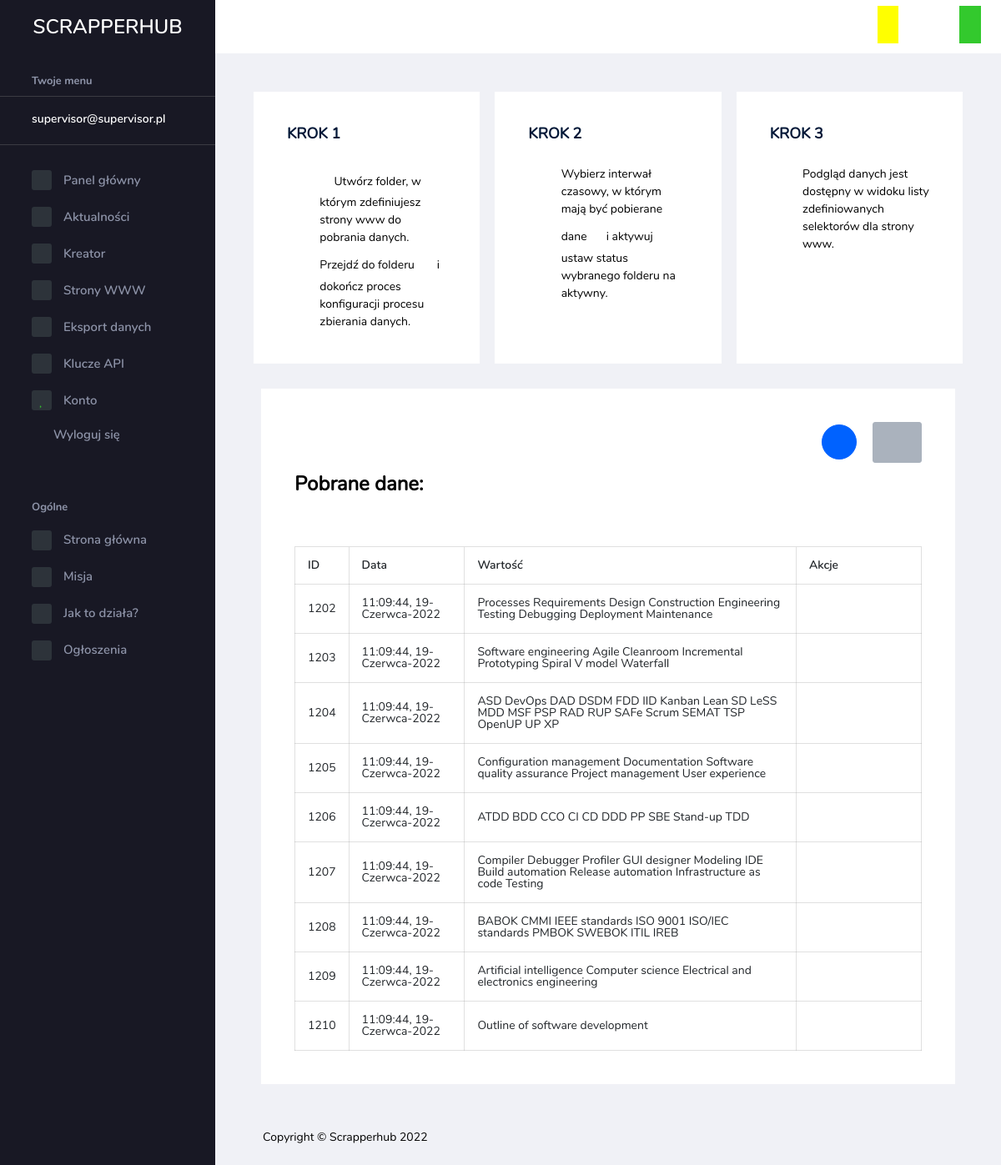
/collected_data/10/ (signed in), run on the app's committed database.
### scrapper/models/user.py (models this page shows)
class User(AbstractUser, GrapheneMixin):
    class Meta:
        app_label = APP_LABEL
        ordering = ("pk",)
    username = models.CharField(max_length=150)
    email = models.EmailField(_("email address"), unique=True, blank=True)
    is_active = models.BooleanField(default=False)
    verification_pin = models.CharField(max_length=6)
    timezone = models.ForeignKey(
        to=Timezone, on_delete=models.SET_DEFAULT, default=3, null=False
    )
    USERNAME_FIELD = "email"
    REQUIRED_FIELDS = ["username"]
    def __str__(self) -> str:
        return f"{self.__class__.__name__}(id={self.id}, name={self.email})"
    __repr__ = __str__

### scrapper/models/collected_data.py (models this page shows)
class CollectedData(BaseModel):
    class Meta:
        app_label = APP_LABEL
        ordering = ("pk",)
    value = models.TextField()
    selector = models.ForeignKey(to=Selector, on_delete=models.CASCADE, null=True)
    def __str__(self) -> str:
        return f"{self.__class__.__name__}(id={self.id}, value={self.value})"
    __repr__ = __str__

### scrapper/views/collected_data/data_views.py (the view)
class CollectedDataList(LoginRequiredMixin, ListView):
    model = CollectedData
    template_name = "scrapper/collected_data/data_list.html"
    paginate_by = 10
    ordering = ["pk"]
    def get_queryset(self):
        user = User.objects.get(id=self.request.user.id)
        timezone_value = user.timezone.value
        selector_id = self.request.resolver_match.kwargs.get("pk")
        collected_data = []
        for element in CollectedData.objects.filter(selector_id=selector_id):
            element.created_date = Translator.scraping_date_to_pl(
                element.created_date + timedelta(hours=timezone_value)
            )
            collected_data.append(element)
        return collected_data
    def get_context_data(self, **kwargs):
        context = super().get_context_data(**kwargs)
        selector_id = self.request.resolver_match.kwargs.get("pk")
        selector = Selector.objects.filter(id=selector_id).first()
        context["return_id"] = selector.website.id
        context["id"] = selector.id
        return context

### scrapper/translations/language_pl.py (called while the page is built)
    @staticmethod
    def scraping_date_to_pl(value: str) -> str:
        if value is None:
            return value
        converted_date = value.strftime("%H:%M:%S, %d-%B-%Y")
        for k, v in lookup_table.items():
            if k in converted_date:
                converted_date = converted_date.replace(k, v)
        return converted_date

### templates/scrapper/collected_data/data_list.html (shortened to what this page needs)
{% extends 'base.html' %}
{% block custom_styles %}
  {% load static %}
  <link rel="stylesheet" href="{% static 'assets/css/style_responsive_table.css' %}">
  <link rel="stylesheet" href="{% static 'assets/css/style_custom_buttons.css' %}">
{% endblock %}
{% block content %}
<div class="row">
  <div class="col-md-4 grid-margin stretch-card">
    <div class="card">
      <div class="card-body">
        <h4 class="card-title">KROK 1</h4>
        <div class="media">
          <i class="mdi mdi-folder icon-md d-flex align-self-start mr-3"></i>
          <div class="media-body">
            <p class="card-text" style="color: black;">
              <i class="mdi mdi-arrow-down-drop-circle" style="font-size: 22px;"></i>Utwórz folder, w którym zdefiniujesz strony www do pobrania danych.
              Przejdź do folderu <i class="mdi mdi-settings" style="font-size: 25px; color: #0062ff;"></i> i dokończ proces konfiguracji procesu zbierania danych.
            </p>
          </div>
        </div>
      </div>
    </div>
  </div>
  <div class="col-md-4 grid-margin stretch-card">
    <div class="card">
      <div class="card-body">
        <h4 class="card-title">KROK 2</h4>
        <div class="media">
          <i class="mdi mdi-timer icon-md d-flex align-self-end mr-3"></i>
          <div class="media-body">
            <p class="card-text" style="color: black;">
              Wybierz interwał czasowy, w którym mają być pobierane dane<i class="mdi mdi-lead-pencil" style="font-size: 25px; color: #0062ff;"></i> i
              aktywuj ustaw status wybranego folderu na aktywny.
            </p>
          </div>
        </div>
      </div>
    </div>
  </div>
  <div class="col-md-4 grid-margin stretch-card">
    <div class="card">
      <div class="card-body">
        <h4 class="card-title">KROK 3</h4>
        <div class="media">
          <i class="mdi mdi-eye icon-md text-success d-flex align-self-end mr-3"></i>
          <div class="media-body">
            <p class="card-text" style="color: black;">
              Podgląd danych jest dostępny w widoku listy zdefiniowanych selektorów dla strony www.
            </p>
          </div>
        </div>
      </div>
    </div>
  </div>
</div>
<div class="col-lg-12 grid-margin stretch-card">
    <div class="card">
      <div class="card-body">
        <div style="margin-bottom: 60px;">
          <div class="dropdown pull-right">
            <a href="{% url 'selectors-list' pk=return_id %}" style="margin-left: 20px;">
              <button type="button" class="btn btn-primary btn-rounded btn-icon" style="margin-right: 15px;">
                <i class="mdi mdi-arrow-left-bold" style="font-size: 22px;"></i>
              </button>
            </a>
            <button type="button" class="btn btn-light dropdown-toggle" id="dropdownMenuIconButton3" data-toggle="dropdown" aria-haspopup="true" aria-expanded="false">
              <i class="mdi mdi-arrow-down-drop-circle" style="font-size: 22px;"></i>
            </button>
          </div>
        </div>
        <div style="margin-bottom: 60px;">
          <h2 style="color: black;">Pobrane dane:</h2>
        </div>
        <div style="overflow-x:auto;">
            <table class="table table-bordered">
                <thead>
                  <tr>
                    <th> ID </th>
                    <th> Data </th>
                    <th> Wartość </th>
                    <th> Akcje </th>
                  </tr>
                </thead>
                <tbody>
                  {% if object_list %}
                    {% for data in object_list %}
                        <tr style="margin-bottom:40px;">
                            <td data-label="ID"> {{ data.pk }} </td>
                            <td data-label="Data utw."> {{ data.created_date }} </td>
                            <td data-label="Wartość"> {{ data.value }} </td>
                            <td class="responsive-length" data-label="Akcje">
                              <a href="{% url 'collected-data-update' pk=data.pk %}">
                                <span class="icon-bg">
                                  <i class="mdi mdi-lead-pencil" style="margin-left: 10px; font-size: 25px; color: #0062ff;"></i>
                                </span>
                              </a>
                              <a href="{% url 'collected-data-delete' pk=data.pk %}">
                                <span class="icon-bg">
                                  <i class="mdi mdi-delete" style="margin-left: 10px; font-size: 25px; color: #0062ff;"></i>
                                </span>
                              </a>
                            </td>
                        </tr>
                    {% endfor %}
                  {% endif %}
                </tbody>
              </table>
        </div>
      </div>
    </div>
  </div>
{% endblock %}

### templates/base.html (shortened to what this page needs)
<!DOCTYPE html>
<html lang="en">
    <head>
        {% load static %}
        <link rel="stylesheet" href="{% static 'assets/vendors/mdi/css/materialdesignicons.min.css' %}">
        <link rel="stylesheet" href="{% static 'assets/vendors/css/vendor.bundle.base.css' %}">
        <link rel="stylesheet" href="{% static 'assets/vendors/font-awesome/css/font-awesome.min.css' %}" />
        <link rel="stylesheet" href="{% static 'assets/vendors/bootstrap-datepicker/bootstrap-datepicker.min.css' %}">
        <link rel="stylesheet" href="{% static 'assets/css/style.css' %}">
        {% block custom_styles %}{% endblock %}
    </head>
    <body>
    <div class="container-scroller">
        <nav class="navbar default-layout-navbar col-lg-12 col-12 p-0 fixed-top d-flex flex-row">
        <div class="text-center navbar-brand-wrapper d-flex align-items-center justify-content-center">
            <a class="navbar-brand brand-logo" href="/">SCRAPPERHUB</a>
        </div>
        <div class="navbar-menu-wrapper d-flex align-items-stretch">
            <button class="navbar-toggler navbar-toggler align-self-center" type="button" data-toggle="minimize">
            <span class="mdi mdi-menu"></span>
            </button>
            <ul class="black_container" id="header_icons">
                <li class="black_container" style="display: inline;">
                    <i class="mdi mdi-format-title" style="font-size: 33px; margin-left: 20px; cursor: pointer;" onclick="reset_size()"></i>
                </li>
                <li class="black_container" style="display: inline;">
                    <i class="mdi mdi-format-annotation-minus" style="font-size: 33px; margin-left: 20px; cursor: pointer;" onclick="change_size_minus()"></i>
                </li>
                <li class="black_container" style="display: inline;">
                    <i class="mdi mdi-format-annotation-plus" style="font-size: 33px; margin-left: 20px; cursor: pointer;" onclick="change_size_plus()"></i>
                </li>
                <li class="yellow_container" style="display: inline;">
                    <i class="mdi mdi-contrast-box turn_yellow" style="font-size: 33px; margin-left: 20px; cursor: pointer; background-color: yellow;" onclick="wcag_yellow()"></i>
                </li>
                <li class="black_container" style="display: inline;">
                    <i class="mdi mdi-contrast-box turn_black" style="font-size: 33px; margin-left: 20px; cursor: pointer; background-color: white; color: black;" onclick="wcag_black()"></i>
                </li>
                <li class="default_container" style="display: inline;">
                    <i class="mdi mdi-contrast-box turn_default" style="font-size: 33px; margin-left: 20px; cursor: pointer; background-color: #33c92d;" onclick="wcag_default()"></i>
                </li>
            </ul>
        </div>
        </nav>
        <div class="container-fluid page-body-wrapper">
        <nav class="sidebar sidebar-offcanvas" id="sidebar">
            <ul class="nav">
            {% if user.is_authenticated %}
                <li class="nav-item nav-category">Twoje menu</li>
                <li class="nav-item sidebar-user-actions">
                    <div class="user-details">
                      <div class="email d-flex justify-content-between align-items-center">
                        <div>
                          <div class="d-flex align-items-center">
                            <div class="sidebar-profile-text">
                              <p class="mb-1">{{user.email}}</p>
                            </div>
                          </div>
                        </div>
                      </div>
                    </div>
                </li>
                <li class="nav-item">
                    <a class="nav-link" href="{% url 'private_dashboard' %}">
                    <span class="icon-bg"><i class="mdi mdi-view-dashboard menu-icon"></i></span>
                    <span class="menu-title">Panel główny</span>
                    </a>
                </li>
                <li class="nav-item">
                    <a class="nav-link" href="{% url 'news' %}">
                    <span class="icon-bg"><i class="mdi mdi-alert-box menu-icon"></i></span>
                    <span class="menu-title">Aktualności</span>
                    </a>
                </li>
                <li class="nav-item">
                    <a class="nav-link" href="{% url 'folders' %}">
                    <span class="icon-bg"><i class="mdi mdi-folder-plus menu-icon"></i></span>
                    <span class="menu-title">Kreator </span>
                    </a>
                </li>
                <li class="nav-item">
                    <a class="nav-link" href="{% url 'websites' %}">
                    <span class="icon-bg"><i class="mdi mdi-earth menu-icon"></i></span>
                    <span class="menu-title">Strony WWW</span>
                    </a>
                </li>
                <li class="nav-item">
                    <a class="nav-link" href="{% url 'export-list' %}">
                    <span class="icon-bg"><i class="mdi mdi-export menu-icon"></i></span>
                    <span class="menu-title">Eksport danych</span>
                    </a>
                </li>
                <li class="nav-item">
                    <a class="nav-link" href="{% url 'api-key-list' %}">
                    <span class="icon-bg"><i class="mdi mdi-key-variant menu-icon"></i></span>
                    <span class="menu-title">Klucze API</span>
                    </a>
                </li>
                <li class="nav-item">
                    <a class="nav-link collapsed" data-toggle="collapse" href="#ui-basic" aria-expanded="false" aria-controls="ui-basic">
                      <span class="icon-bg"><i class="mdi mdi-account menu-icon"></i></span>
                      <span class="menu-title">Konto</span>
                      <i class="menu-arrow"></i>
                    </a>
                </li>
                <li class="nav-item sidebar-user-actions">
                    <div class="sidebar-user-menu">
                      <a href="{% url 'logout' %}" class="nav-link"><i class="mdi mdi-logout menu-icon"></i>
                        <span class="menu-title">Wyloguj się</span></a>
                    </div>
                </li>
            {% endif %}
            <li class="nav-item nav-category">Ogólne</li>
            <li class="nav-item">
                <a class="nav-link" href="/">
                <span class="icon-bg"><i class="mdi mdi-crown menu-icon"></i></span>
                <span class="menu-title">Strona główna</span>
                </a>
            </li>
            <li class="nav-item">
                <a class="nav-link" href="{% url 'mission' %}">
                <span class="icon-bg"><i class="mdi mdi-earth menu-icon"></i></span>
                <span class="menu-title">Misja</span>
                </a>
            </li>
            <li class="nav-item">
                <a class="nav-link" href="{% url 'process' %}">
                <span class="icon-bg"><i class="mdi mdi-information menu-icon"></i></span>
                <span class="menu-title">Jak to działa?</span>
                </a>
            </li>
            <li class="nav-item">
                <a class="nav-link" href="{% url 'announcements' %}">
                <span class="icon-bg"><i class="mdi mdi-comment-outline menu-icon"></i></span>
                <span class="menu-title">Ogłoszenia</span>
                </a>
            </li>
            </ul>
        </nav>
        <div class="main-panel">
            <div class="content-wrapper">
                {% block content %}{% endblock %}
            </div>
            <footer class="footer">
                <div class="footer-inner-wraper">
                    <div class="d-sm-flex justify-content-center justify-content-sm-between">
                        <span class="d-block text-center text-sm-left d-sm-inline-block" style="color: black;">Copyright © Scrapperhub 2022</span>
                    </div>
                </div>
            </footer>
        </div>
        </div>
    </div>
    </body>
</html>

### scrapper/static/assets/css/style_responsive_table.css (style rules this page uses)
.responsive-length { width: 150px; }
.table td { white-space: normal; }

### data on the page
User: email "supervisor@supervisor.pl"
CollectedData: pk "1202", created_date "11:09:44, 19-Czerwca-2022", value "Processes Requirements Design Construction Engineering Testing Debugging Deployment Maintenance"
CollectedData: pk "1203", created_date "11:09:44, 19-Czerwca-2022", value "Software engineering Agile Cleanroom Incremental Prototyping Spiral V model Waterfall"
CollectedData: pk "1204", created_date "11:09:44, 19-Czerwca-2022", value "ASD DevOps DAD DSDM FDD IID Kanban Lean SD LeSS MDD MSF PSP RAD RUP SAFe Scrum SEMAT TSP OpenUP UP XP"
CollectedData: pk "1205", created_date "11:09:44, 19-Czerwca-2022", value "Configuration management Documentation Software quality assurance Project management User experience"
CollectedData: pk "1206", created_date "11:09:44, 19-Czerwca-2022", value "ATDD BDD CCO CI CD DDD PP SBE Stand-up TDD"
CollectedData: pk "1207", created_date "11:09:44, 19-Czerwca-2022", value "Compiler Debugger Profiler GUI designer Modeling IDE Build automation Release automation Infrastructure as code Testing"
CollectedData: pk "1208", created_date "11:09:44, 19-Czerwca-2022", value "BABOK CMMI IEEE standards ISO 9001 ISO/IEC standards PMBOK SWEBOK ITIL IREB"
CollectedData: pk "1209", created_date "11:09:44, 19-Czerwca-2022", value "Artificial intelligence Computer science Electrical and electronics engineering"
CollectedData: pk "1210", created_date "11:09:44, 19-Czerwca-2022", value "Outline of software development"
